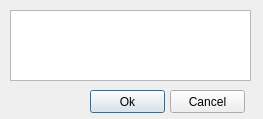
<?xml version="1.0" encoding="UTF-8"?>
<ui version="4.0">
 <class>Dialog</class>
 <widget class="QDialog" name="Dialog">
  <property name="geometry">
   <rect>
    <x>0</x>
    <y>0</y>
    <width>263</width>
    <height>119</height>
   </rect>
  </property>
  <property name="windowTitle">
   <string>Chat</string>
  </property>
  <widget class="QPushButton" name="pushOk">
   <property name="geometry">
    <rect>
     <x>90</x>
     <y>90</y>
     <width>75</width>
     <height>23</height>
    </rect>
   </property>
   <property name="text">
    <string>Ok</string>
   </property>
  </widget>
  <widget class="QPushButton" name="pushCancel">
   <property name="geometry">
    <rect>
     <x>170</x>
     <y>90</y>
     <width>75</width>
     <height>23</height>
    </rect>
   </property>
   <property name="text">
    <string>Cancel</string>
   </property>
  </widget>
  <widget class="QTextEdit" name="textEditMessage">
   <property name="geometry">
    <rect>
     <x>10</x>
     <y>10</y>
     <width>241</width>
     <height>71</height>
    </rect>
   </property>
  </widget>
 </widget>
 <resources/>
 <connections/>
</ui>
